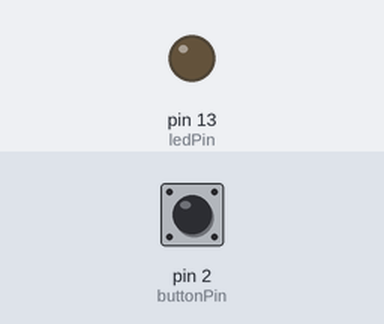
A sketch run on a simulated Arduino Uno, built with avr-gcc and run on an emulated ATmega328P. Parts: output pins drawn as LEDs (lit = HIGH). Inputs (shaded band) come from the test bench; at power-on: pin 2 (buttonPin) LOW.

Above: at 1.6 s.
1.7 s: pin 2 (buttonPin) pulled HIGH for 0.5 s
At 2.2 s:
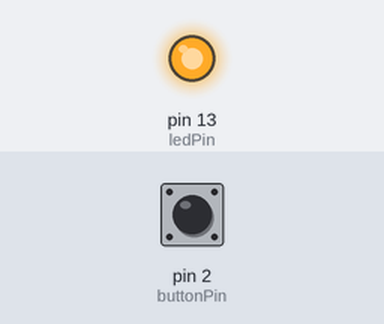
3.9 s: pin 2 (buttonPin) pulled HIGH for 3.2 s
At 7.6 s:
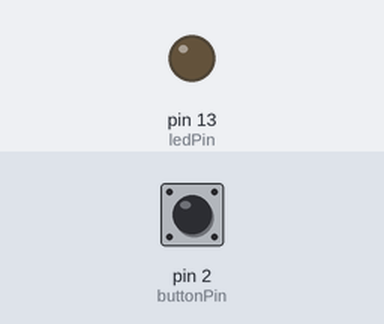
Timing chart, 0 to 9.1 s (numbered marks = the images above; inputs shaded):
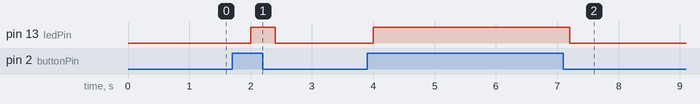

The sketch:

step1.ino
```cpp
const int buttonPin = 2;     // the number of the pushbutton pin
const int ledPin =  13;      // the number of the LED pin

// variables will change:
int ledState = LOW;
int numberOfPushes = 0;

void setup() {
   // open a serial connection to display values
   Serial.begin(9600);
      // initialize the LED pin as an output:
   pinMode(ledPin, OUTPUT);
   // initialize the pushbutton pin as an input:
   pinMode(buttonPin, INPUT);
}

void loop() {

   // read the state of the pushbutton value:
   int buttonState = digitalRead(buttonPin);

   if (buttonState==HIGH)
   {
      on();
   }
   else
   {
      off();
   }
}

void on(){
  ledState = HIGH;
  digitalWrite(ledPin,ledState);
  delay(400);
}

void off()
{
  ledState = LOW;
  digitalWrite(ledPin,ledState);
  delay(400);
}

void blink(){
  digitalWrite(ledPin, HIGH);
  delay(200);
  digitalWrite(ledPin,LOW);
  delay(200);
}
```

Measured:
- after the input at 1.7 s, pin 13 (ledPin): LOW → HIGH after 0.30 s, → LOW 0.40 s later
- after the input at 3.9 s, pin 13 (ledPin): LOW → HIGH after 0.10 s, → LOW 3.2 s later
